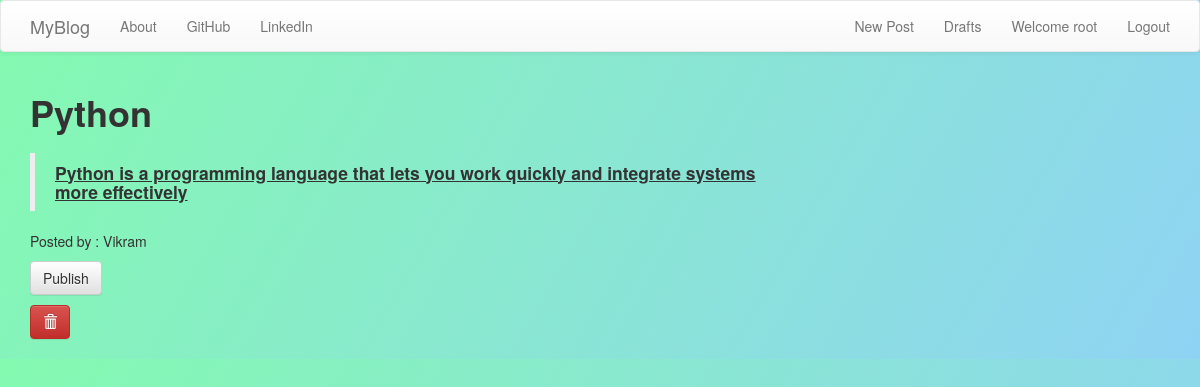
The app's page /post/17/ (signed in) with its own data.
### blogs/models.py (models this page shows, shortened)
class Post(models.Model):
    author = models.ForeignKey(User, on_delete=models.CASCADE)
    title = models.CharField(max_length=100)
    text = models.TextField()
    create_date = models.DateTimeField(default=timezone.now())
    publish_date = models.DateTimeField(blank=True, null=True)

### blogs/views.py (the view)
# urls.py: path("post/<int:pk>/", views.PostDetailView.as_view(), name="post_detail"),
class PostDetailView(LoginRequiredMixin, DetailView):
    login_url = "accounts/login/"
    model = models.Post

### blogs/templates/blogs/post_detail.html (shortened to what this page needs)
{% extends 'blogs/base.html' %}
{% block content %}
<h1><b>{{post.title}}</b></h1>
<h2>{{post.text|safe|linebreaksbr}}</h2>
{% if post.publish_date %}
<p>Published on : {{post.publish_date}}</p>
<p>Posted by : {{post.author}}</p>
{% elif user.is_superuser %}
<p>Posted by : {{post.author}}</p>
<a class="btn btn-default" href="{% url 'post_publish' pk=post.pk %}">Publish</a>
{% endif %}
<div>
    {%if not post.publish_date%}
        {% if user.pk == post.author.pk or user.is_superuser %}
            <a class="btn btn-danger" href="{% url 'post_remove' pk=post.pk %}"><span class='glyphicon glyphicon-trash'></span></a>
        {% endif %}
    {%endif%}
</div>
    <br>
{% endblock %}

### blogs/templates/blogs/base.html (shortened to what this page needs)
<!DOCTYPE html>
{% load static %}
<html>
  <head>
    <link
      rel="stylesheet"
      href="https://maxcdn.bootstrapcdn.com/bootstrap/3.3.7/css/bootstrap.min.css"
    />
    <link
      rel="stylesheet"
      href="https://maxcdn.bootstrapcdn.com/bootstrap/3.3.7/css/bootstrap-theme.min.css"
    />
    <link
      rel="stylesheet"
      href="//cdn.jsdelivr.net/npm/medium-editor@latest/dist/css/medium-editor.min.css"
      type="text/css"
      media="screen"
      charset="utf-8"
    />
    <link rel='stylesheet' href='{% static 'css/blogs.css' %}'>
  </head>
  <body>
    <nav class="navbar navbar-default">
      <div class="container">
        <ul class="nav navbar-nav">
          <li>
            <a class="navbar-brand" href="{% url 'post_list' %}">MyBlog</a></li>
          <li><a href="{% url 'about'%}">About</a></li>
          <li><a href="https://github.com/NagaTrivikramReddy777">GitHub</a></li>
          <li><a href="https://in.linkedin.com/">LinkedIn</a></li>
        </ul>
        <ul class="nav navbar-nav navbar-right">
          {% if user.is_authenticated %}
          <li>
            <a href="{% url 'post_new'%}">New Post</a>
          </li>
          <li>
            <a href="{% url 'draft_list'%}">Drafts</a>
          </li>
          <li>
            <a>Welcome {{user.username}}</a>
          </li>
          <li>
            <a href="{% url 'logout'%}">Logout</a>
          </li>
            {% else %}
            <li>
            <a href="{% url 'signup'%}"><span class="glyphicon glyphicon-user"></span>SignUp</a>
          </li>
          {%endif%}
        </ul>
      </div>
    </nav>
    <div class='content container'>
      <div class="row">
        <div class="col-md-8">
          <div class="blog_posts">
            {% block content %}
            {% endblock %}
          </div>
        </div>
      </div>
    </div>
  </body>
</html>

### blogs/static/css/blogs.css (style rules this page uses)
body { background-image: linear-gradient(120deg, #84fab0 0%, #8fd3f4 100%); }

### records on screen
Post: title "Python", text "Python is a programming language that lets you work quickly and integrate systems more effectively", author "Vikram"

### other values on screen
{{ user.username }} "root"
